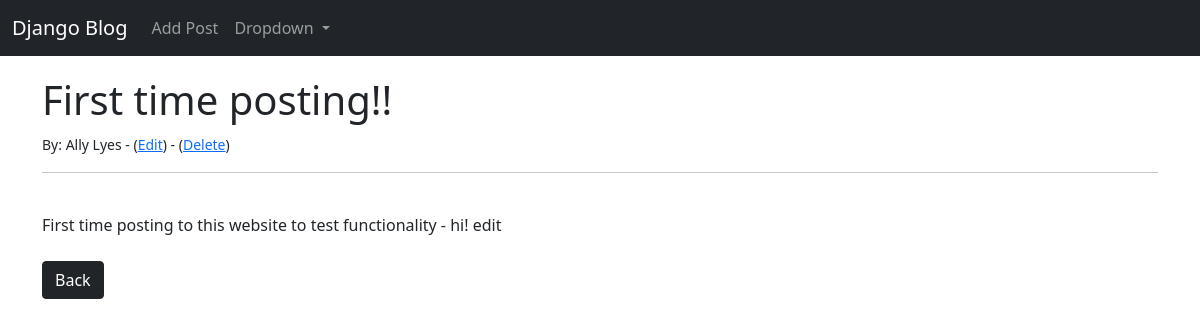
/post/1, run on the app's committed database.
### blog_files/models.py (models this page shows, shortened)
class Post(models.Model):
    title = models.CharField(max_length=255)
    title_tag = models.CharField(max_length=255)
    author = models.ForeignKey(User, on_delete=models.CASCADE)
    body = models.TextField()

### blog_files/views.py (the view)
# urls.py: path('post/<int:pk>', PostDetailView.as_view(), name='post-details'),
class PostDetailView(DetailView):
    model = Post
    template_name = 'article_details.html'

### blog_files/templates/article_details.html (shortened to what this page needs)
{% extends 'base.html' %}
{% block content %}
<h1>{{ post.title }}</h1>
<small>By: {{ post.author.first_name }} {{ post.author.last_name }} -
(<a href="{% url 'update_post' post.pk %}">Edit</a>) -
(<a href="{% url 'delete_post' post.pk %}">Delete</a>)</small>
<hr>
<br/>
{{ post.body }}
<br/><br/>
<a href="{% url 'home' %}" class="btn btn-dark">Back</a>
{% endblock %}

### data on the page
Post: title "First time posting!!", author.first_name "Ally", author.last_name "Lyes", body "First time posting to this website to test functionality - hi! edit"
